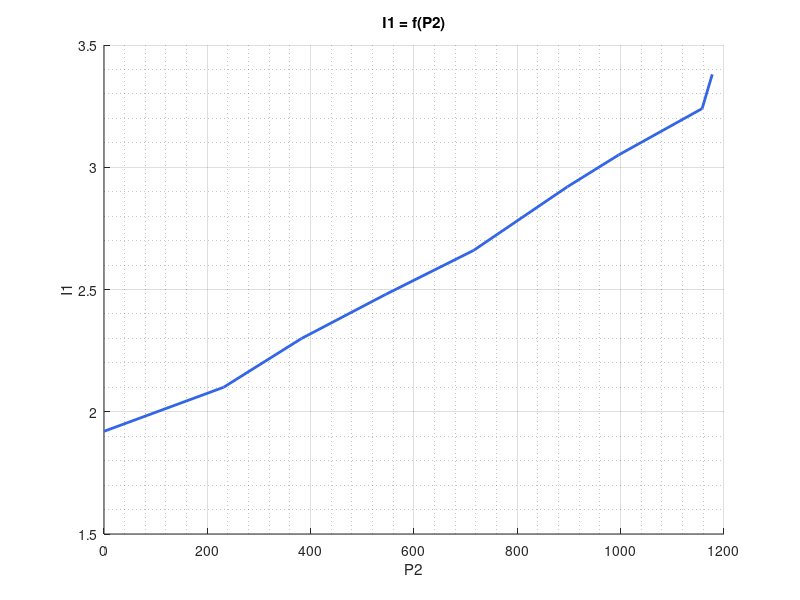

Write the MATLAB code that produced this figure. (Note: this script raises an error after producing the figure.)
% clear
% close all
% home

% Nennwerte
P2 = 380*2.9*cos(0.75);
Wirk_nen = P2/1e3;
I_nen = 2.9;
n2_nen = 1435;
cos_phi_nen = 0.75;
P2_nen = 806.32;
M_nen = 5.36;

%======
% zu 2

I1_2 = [1.92 2.1 2.3 2.48 2.66 2.92 3.05 3.24 3.38];
n2_2 = [1492 1474 1462 1447 1439 1428 1420 1409 1406];
Wirk_2 = [0.00 0.34 0.42 0.49 0.56 0.61 0.63 0.68 0.65];
cos_phi_2 = [0.32 0.49 0.60 0.68 0.73 0.77 0.79 0.81 0.82];
P2_2 = [0.00 231.42 382.56 545.23 715.42 896.78 995.80 1157.68 1177.29];

% Graphik a
figure 
title ('I1 = f(P2)')
grid on, grid minor
xlabel('P2'), ylabel('I1')
hold on
plot(P2_2, I1_2, 'LineWidth', 2, 'Color', [0.2 0.4 0.9])
hold on
plot(P2_nen, I_nen, 'X', 'LineWidth', 2)


figure 
title ('n2 = f(P2)')
grid on, grid minor
hold on
xlabel('P2'), ylabel('n2')
plot(P2_2, n2_2, 'LineWidth', 2, 'Color', [0.2 0.4 0.9])
hold on
plot(P2_nen, n2_nen, 'X', 'LineWidth', 2)


figure 
title ('Wirkungsgrad = f(P2)')
grid on, grid minor
hold on
xlabel('P2'), ylabel('Wirkungsgrad')
plot(P2_2, Wirk_2, 'LineWidth', 2, 'Color', [0.2 0.4 0.9])
hold on
plot(P2_nen, Wirk_nen, 'X', 'LineWidth', 2)


figure 
title ('cos phi = f(P2)')
grid on, grid minor
hold on
xlabel('P2'), ylabel('cos phi')
plot(P2_2, cos_phi_2, 'LineWidth', 2, 'Color', [0.2 0.4 0.9])
hold on
plot(P2_nen, cos_phi_nen, 'X', 'LineWidth', 2)


% ==================================
% zu 3

n2_3 = [1456.00 1327.00 1238.00 1140.00 1050.00 952.00 843.00];
M_3 = [0.00 1.50 2.50 3.60 4.75 6.00 7.85];

figure 
title ('n2 = f(M)')
grid on, grid minor
hold on
xlabel('M'), ylabel('n2')
plot(M_3, n2_3, 'LineWidth', 2, 'Color', [1 0.2 0.2])
hold on
plot(M_nen, n2_nen, 'X', 'LineWidth', 2)


% ==================================
% zu 4

n2_4 = [1452.00 1432.00 1403.00 1364.00 1338.00 1296.00 1270.00];
M_4 = [0.42 0.63 1.05 1.52 2.00 2.53 3.31];

figure 
title ('n2 = f(M)')
grid on, grid minor
hold on
xlabel('M'), ylabel('n2')
plot(M_4, n2_4, 'LineWidth', 2, 'Color', [0.2 1 0.6])
hold on
plot(M_nen, n2_nen, 'X', 'LineWidth', 2)

% ==================================
% zu 5

n2_5 = [1477.00 1450.00 1428.00 1401.00 1383.00 1359.00 1339.00];
M_5 = [0.32 0.87 1.45 2.08 2.75 3.47 4.54];

figure 
title ('n2 = f(M)')
grid on, grid minor
hold on
xlabel('M'), ylabel('n2')
plot(M_5, n2_5, 'LineWidth', 2, 'Color', [0.5 0.2 1])
hold on
plot(M_nen, n2_nen, 'X', 'LineWidth', 2)





